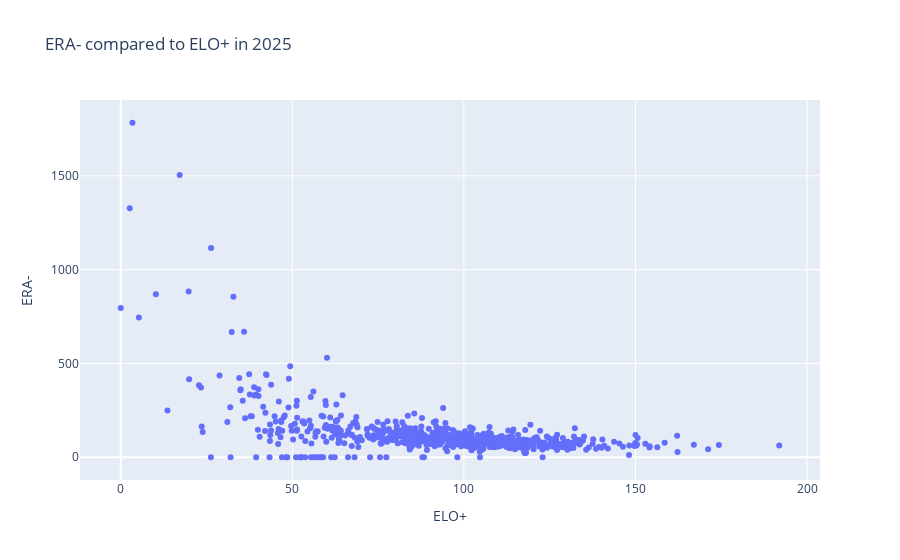

Write notebook code for a chart like this one.
### Code cell
fig2 = px.scatter(
    pitchers,
    x = "ELO+", 
    y="ERA-",
    hover_name="Name",
    title='ERA- compared to ELO+ in 2025'
)

# Update axis labels
#fig2.update_layout(
#    xaxis_title='Strikes called balls (good for hitter)',
#    yaxis_title='Balls called strikes (bad for hitter)'
#)

fig2.show()

### Figure 1 — Plotly figure (JSON) as saved in the notebook; plotly's stock layout.template omitted (floating-point values rounded to 4 significant figures; data arrays with more than 128 entries replaced by an {"elided": "..."} marker saying what was removed)
{"data": [{"hovertemplate": "<b>%{hovertext}</b><br><br>ELO+=%{x}<br>ERA-=%{y}<extra></extra>", "hovertext": {"elided": "645 str values"}, "legendgroup": "", "marker": {"color": "#636efa", "symbol": "circle"}, "mode": "markers", "name": "", "orientation": "v", "showlegend": false, "type": "scatter", "x": {"elided": "645 float values"}, "xaxis": "x", "y": {"elided": "645 int values"}, "yaxis": "y"}], "layout": {"legend": {"tracegroupgap": 0}, "title": {"text": "ERA- compared to ELO+ in 2025"}, "xaxis": {"anchor": "y", "domain": [0, 1], "title": {"text": "ELO+"}}, "yaxis": {"anchor": "x", "domain": [0, 1], "title": {"text": "ERA-"}}}}
